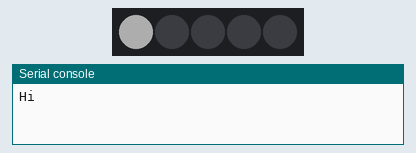
The program below on a simulated Raspberry Pi Pico running MicroPython. On the bench: 5 RGB LEDs in strip order, left to right, the last lines printed to the serial console. Dim RGB values are drawn brighter than linear; library files of the repository ran but are not shown: neopixel.py. At 2.2 s the program stops and its outputs stay as they are.

Above: at 0.3 s.
At 1.35 s:
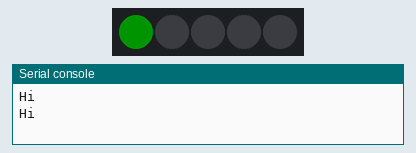
At 2.3 s:
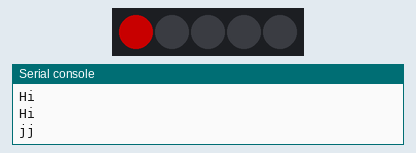
Timing chart, 0 to 3.7 s (numbered marks = the images above):
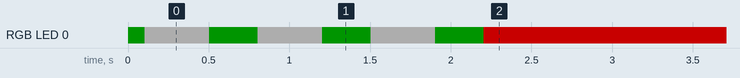

Measured:
- by itself, RGB LED 0: repeats every 0.70 s: RGB(50, 50, 50) 0.40 s, RGB(0, 20, 0) 0.30 s, until it stays RGB(100, 0, 0) from 2.2 s
- what the display in image 0 shows lasts 0.4 s, from 0.1 s to 0.5 s

The program:

test.py
```python
"""
v1.1 11/20
- colors and setNeo are mapped to np so they dont need to be prefixed with np.
-
"""
from lib.neopixel.npTestClass import NeoPixelController

# Create a NeoPixelController instance with a brightness level of 100
#controller = NeoPixelController(brightness_level=100)

# Shorter way.  and not specificing defualt birhgtness
np = NeoPixelController()
setNeo = np.setNeo

# this way works but then every file would need it instead of just passing NP object to each other file func and getting colors liek that.

green, red, blue, white, off = np.green, np.red, np.blue, np.white, np.off

setNeo(green)

from test2 import sayHi
from time import sleep
sleep(.1)

# this works but on sayHi fucnt hey have to do colors['blue'] but np.blue is easier
colors = {
    "green": np.green,
    "red": np.red,
    "blue": np.blue,
    "white": np.white,
    "off": np.off
}

# Pass the NeoPixelController instance and the colors to sayHi
sayHi(np, colors, sleep)


# Use the controller to set NeoPixel colors - longer way
#controller.set_neo(controller.white, reset=True)  # Set first pixel to green
#result = controller.set_neo((255, 255, 0), level=100, pixel_id=2)  # Set third pixel to yellow
#print(result)  # Output the result
```

npTestClass.py
```python
"""
 v1.1 - works 11/20
 - added docs to each function
 - gets defualt brightness for each color if brighenss not passed in, for non mapped colors it will use default of 50
 #Todo get config and add those to colors mpas

"""
from lib.neopixel.neopixel import Neopixel

green = (255, 0, 0)
red = (0, 255, 0)
blue = (0, 0, 255)
white = (255, 255, 255)
off = (0, 0, 0)

# Global dictionary to store brightness levels for each color
color_brightness = {
    red: 100,
    green: 20,
    blue: 30,
    white: 50,
}

class NeoPixelController:
    def __init__(self, brightness_level: int = 50, num_pixels: int = 5, pin: int = 28, pixel_order: str = "RGB") -> None:
        """
        Initialize the NeoPixelController with default brightness and configuration.

        Args:
            brightness_level (int): Default brightness level for NeoPixels (default is 50).
            num_pixels (int): Number of NeoPixels in the strip (default is 5).
            pin (int): Pin number for the NeoPixel data line (default is 28).
            pixel_order (str): Pixel color order (default is "RGB").

        Return: None

        """
        self.strip = Neopixel(num_pixels, 0, pin, pixel_order)
        self.brightness_level = brightness_level
        self.strip.brightness(self.brightness_level)

        # Predefined colors
        self.green = green
        self.red = red
        self.blue = blue
        self.white = white
        self.off = off

    def setNeo(self, color, level=None, pixel_id=0, reset=False) -> tuple[str, int]:
        """
        Set a NeoPixel to a specific color and brightness level.

        Args:
            color (str or tuple): Color name as a string ("red", "green", etc.) or RGB color tuple.
            level (int, optional): Brightness level (overrides the stored brightness for the color). Defaults to None.
            pixel_id (int, optional): Pixel index to set (default is 0).
            reset (bool, optional): Whether to reset all pixels to off before setting (default is False).

        Returns:
            tuple: RGB color tuple, brightness level, pixel index, reset flag.
        """
        if reset:
            self.strip.fill(self.off)

        # Get brightness from color name or global dictionary
        brightness = level if level is not None else color_brightness.get(color)

        if brightness is None:
            # Handle case where color is not found in the dictionary
            print(f"Warning: Color '{color}' not found in brightness dictionary, using default brightness.")
            brightness = self.brightness_level

        self.strip.brightness(brightness)
        self.strip.set_pixel(pixel_id, color)
        self.strip.show()
        return color, pixel_id

if __name__ == '__main__':
    # Create a NeoPixelController instance with a static brightness level of 100
    controller = NeoPixelController(brightness_level=100)
    # Use the controller to set NeoPixel colors
    controller.setNeo("green")  # Uses greenBrightness
    controller.setNeo("red", level=50)  # Uses level 50
    print(controller.setNeo((255, 255, 0)))  # Uses default brightness for white
```

test2.py
```python
# see if i can change NP without init
# sayHi takes np, c from test.py invokationg, then passes it to jj(np, c) this works but it always has to get passed around.: works
# np2, c2 can be created globally and sayHi can assisn np1, c1 to np, c: works
# or sayHi takes np1, c1 and assigns it to global np, c right away. and jj has access to np, c globally: works

global np, c

def sayHi(np1, c1, s):
    global np,  c
    np = np1
    c = c1

    for _ in range(3):
        #np.set_neo(c["blue"])
        np.setNeo(c['white'])
        print('Hi')
        s(.4)
        np.setNeo(np.green)
        s(.3)
    jj()


def jj():
    print('jj')
    np.setNeo(np.red)


#sayHi()
```
